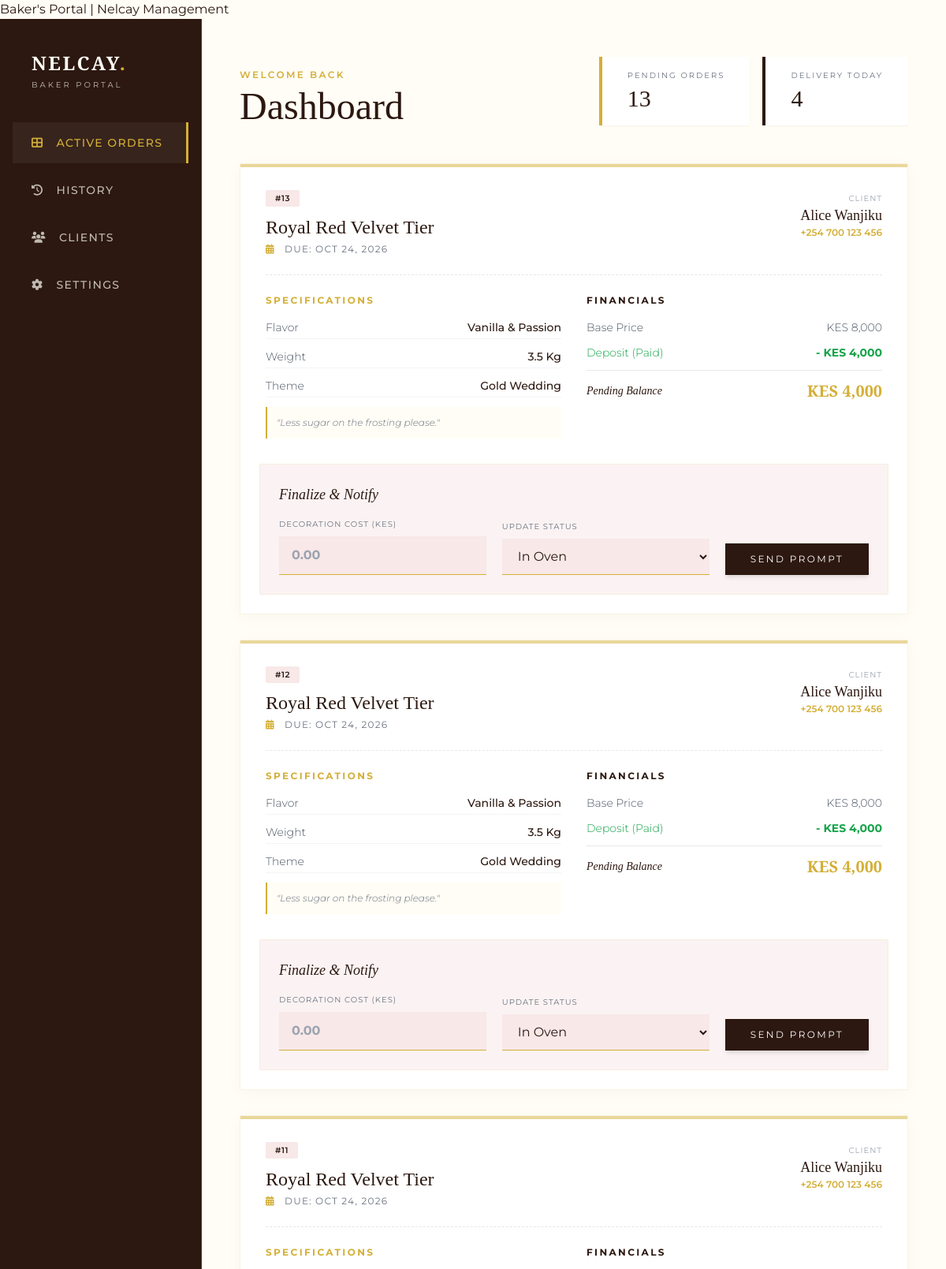
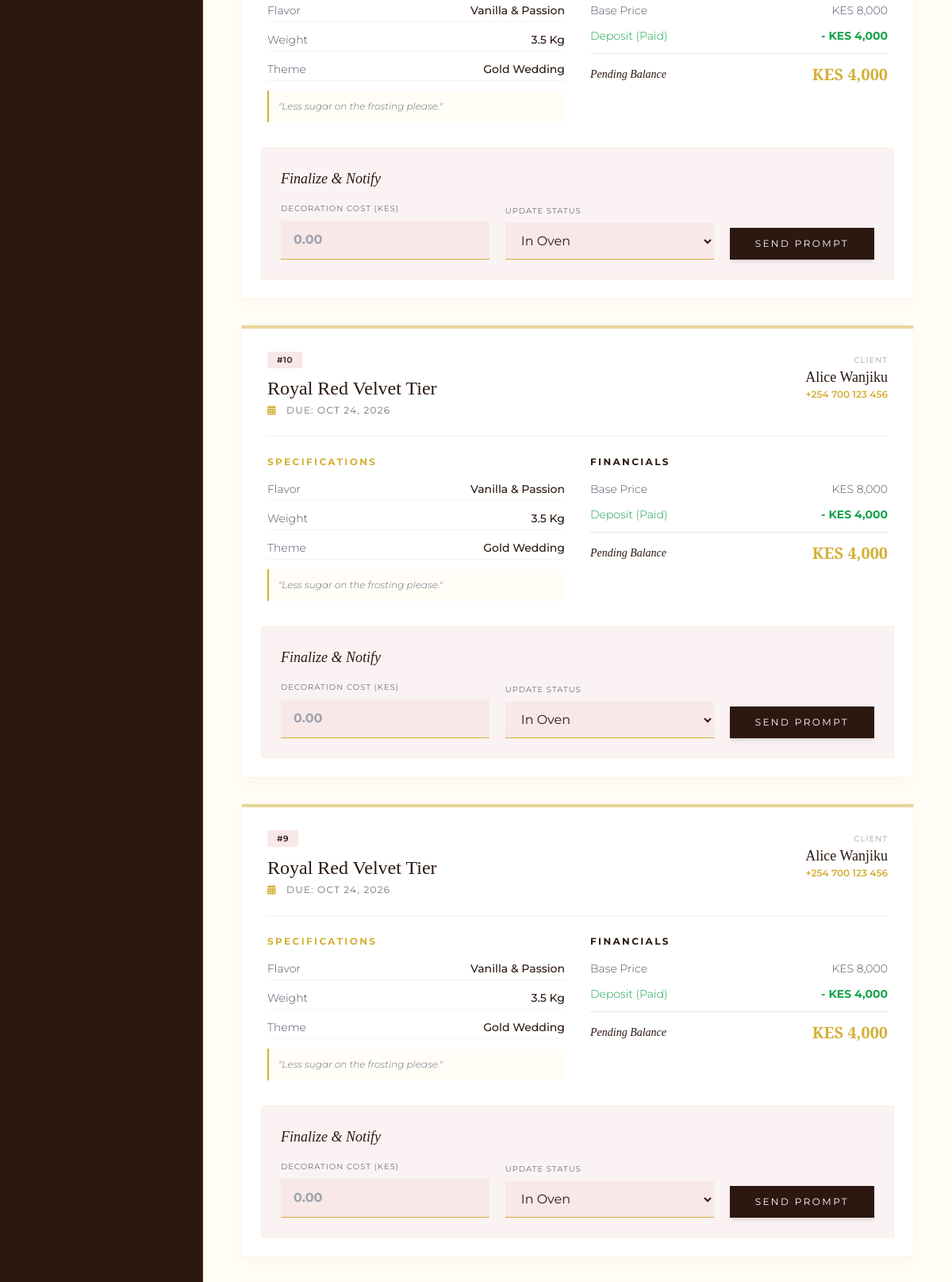
Page /baker_portal/ (upper part) on the committed database (2 pictures, top to bottom).
### system/models.py (models this page shows, shortened)
class OrderHere(models.Model):
    first_name = models.CharField(max_length=50)
    middle_name = models.CharField(max_length=50, blank=True)
    last_name = models.CharField(max_length=50)
    email_address = models.EmailField(max_length=100)
    phone_number = models.CharField(max_length=15)
    whatsapp_number = models.CharField(max_length=15)
    residence = models.CharField(choices=RESIDENCE_CHOICES, max_length=50)
    pastry = models.CharField(choices=PASTRY_CHOICES, max_length=50)
    occasion = models.CharField(choices=OCCASION_CHOICES, max_length=50)
    flavour = models.CharField(choices=FLAVOUR_CHOICES, max_length=50)
    measurement = models.CharField(choices=MEASUREMENT_CHOICES, max_length=6)
    quantity = models.DecimalField(max_digits=6, decimal_places=2)
    message = models.TextField()
    payment_status = models.CharField(max_length=20, default="Pending")
    created_at = models.DateTimeField(auto_now_add=True, null=True)

### system/views.py (the view)
# urls.py: path('baker_portal/', views.baker_portal, name='baker_portal'),
def baker_portal(request):
    today = timezone.now().date()
    active_orders = OrderHere.objects.all().order_by('-created_at')
    pending_count = active_orders.count()
    delivery_today_count = 0
    if hasattr(OrderHere, 'delivery_date'):
        delivery_today_count = active_orders.filter(delivery_date=today).count()
    elif hasattr(OrderHere, 'date_needed'):
        delivery_today_count = active_orders.filter(date_needed=today).count()
    context = {
        'orders': active_orders,
        'pending_orders_count': pending_count,
        'delivery_today_count': delivery_today_count,
    }
    return render(request, 'baker_portal.html', context)

### system/templates/baker_portal.html (shortened to what this page needs)
{% load static %}
{% block extra_head %}
<script src="https://cdn.tailwindcss.com"></script>
<link href="https://cdnjs.cloudflare.com/ajax/libs/font-awesome/6.4.0/css/all.min.css" rel="stylesheet">
{% endblock %}
{% block content %}
<div class="min-h-screen relative font-sans flex flex-col lg:flex-row">
    <aside class="hidden lg:flex flex-col w-64 bg-dark-cocoa text-cream border-r border-gold/20 fixed h-full z-20">
        <div class="p-10">
            <h1 class="text-2xl font-bold tracking-widest font-serif">NELCAY<span class="text-gold">.</span></h1>
            <p class="text-[10px] uppercase tracking-[0.3em] opacity-70 mt-1">Baker Portal</p>
        </div>
        <nav class="flex-1 px-4 space-y-2">
            <a href="#" class="sidebar-link active flex items-center gap-4 px-6 py-4 text-sm uppercase tracking-widest font-medium">
                <i class="fas fa-th-large text-gold"></i>
                <span>Active Orders</span>
            </a>
            <a href="#" class="sidebar-link flex items-center gap-4 px-6 py-4 text-sm uppercase tracking-widest font-medium opacity-70 hover:opacity-100">
                <i class="fas fa-history"></i>
                <span>History</span>
            </a>
            <a href="#" class="sidebar-link flex items-center gap-4 px-6 py-4 text-sm uppercase tracking-widest font-medium opacity-70 hover:opacity-100">
                <i class="fas fa-users"></i>
                <span>Clients</span>
            </a>
            <a href="#" class="sidebar-link flex items-center gap-4 px-6 py-4 text-sm uppercase tracking-widest font-medium opacity-70 hover:opacity-100">
                <i class="fas fa-cog"></i>
                <span>Settings</span>
            </a>
        </nav>
    </aside>
    <main class="flex-1 lg:ml-64 p-6 lg:p-12 bg-cream">
        <header class="flex flex-col md:flex-row justify-between items-start md:items-end mb-12 gap-6 animate-fade-in">
            <div>
                <p class="text-gold uppercase tracking-[0.2em] text-xs font-semibold mb-2">Welcome Back</p>
                <h2 class="text-4xl md:text-5xl font-serif text-dark-cocoa">Dashboard</h2>
            </div>
            <div class="flex gap-4">
                <div class="bg-white px-8 py-4 border-l-4 border-gold shadow-sm">
                    <p class="text-[10px] uppercase tracking-[0.2em] text-gray-500 mb-1">Pending Orders</p>
                    <p class="text-3xl font-serif text-dark-cocoa">{{ pending_orders_count|default:"12" }}</p>
                </div>
                <div class="bg-white px-8 py-4 border-l-4 border-dark-cocoa shadow-sm">
                    <p class="text-[10px] uppercase tracking-[0.2em] text-gray-500 mb-1">Delivery Today</p>
                    <p class="text-3xl font-serif text-dark-cocoa">{{ delivery_today_count|default:"4" }}</p>
                </div>
            </div>
        </header>
        <div class="grid grid-cols-1 xl:grid-cols-2 gap-8">
            {% for order in orders %}
            <div class="admin-card p-0 relative group animate-fade-in">
                <div class="h-1 w-full bg-gold/50"></div>
                <div class="p-8">
                    <div class="flex justify-between items-start mb-6 pb-6 border-b border-dashed border-gray-200">
                        <div>
                            <span class="status-badge bg-blush text-dark-cocoa px-3 py-1 rounded-sm">
                                #{{ order.id|default:"ORD-8821" }}
                            </span>
                            <h3 class="text-2xl font-serif text-dark-cocoa mt-3 group-hover:text-gold transition-colors">
                                {{ order.cake_name|default:"Royal Red Velvet Tier" }}
                            </h3>
                            <p class="text-xs uppercase tracking-widest mt-1 text-gray-500">
                                <i class="fas fa-calendar-alt mr-2 text-gold"></i> Due: {{ order.delivery_date|default:"Oct 24, 2026" }}
                            </p>
                        </div>
                        <div class="text-right">
                            <p class="text-[10px] uppercase tracking-widest text-gray-400">Client</p>
                            <p class="font-serif text-lg text-dark-cocoa">{{ order.client_name|default:"Alice Wanjiku" }}</p>
                            <a href="tel:{{ order.client_phone }}" class="text-xs font-semibold text-gold hover:text-dark-cocoa transition-colors">
                                {{ order.client_phone|default:"+254 700 123 456" }}
                            </a>
                        </div>
                    </div>
                    <div class="grid grid-cols-1 md:grid-cols-2 gap-8 mb-8">
                        <div>
                            <h4 class="text-xs uppercase tracking-[0.2em] font-bold text-gold mb-4">Specifications</h4>
                            <ul class="space-y-3 text-sm text-gray-600 font-light">
                                <li class="flex justify-between border-b border-gray-100 pb-1">
                                    <span>Flavor</span> <span class="font-medium text-dark-cocoa">{{ order.flavor|default:"Vanilla & Passion" }}</span>
                                </li>
                                <li class="flex justify-between border-b border-gray-100 pb-1">
                                    <span>Weight</span> <span class="font-medium text-dark-cocoa">{{ order.weight|default:"3.5 Kg" }}</span>
                                </li>
                                <li class="flex justify-between border-b border-gray-100 pb-1">
                                    <span>Theme</span> <span class="font-medium text-dark-cocoa">{{ order.theme|default:"Gold Wedding" }}</span>
                                </li>
                                <li class="mt-3 text-xs italic text-gray-500 bg-cream p-3 border-l-2 border-gold">
                                    "{{ order.custom_note|default:"Less sugar on the frosting please." }}"
                                </li>
                            </ul>
                        </div>
                        <div>
                            <h4 class="text-xs uppercase tracking-[0.2em] font-bold text-dark-cocoa mb-4">Financials</h4>
                            <ul class="space-y-3 text-sm text-gray-600 font-light">
                                <li class="flex justify-between">
                                    <span>Base Price</span> <span>KES {{ order.base_price|default:"8,000" }}</span>
                                </li>
                                <li class="flex justify-between text-green-600">
                                    <span>Deposit (Paid)</span> <span class="font-bold">- KES {{ order.deposit|default:"4,000" }}</span>
                                </li>
                                <li class="flex justify-between items-center pt-3 mt-2 border-t border-dark-cocoa/10">
                                    <span class="font-serif italic text-dark-cocoa">Pending Balance</span>
                                    <span class="text-xl font-serif font-bold text-gold">KES {{ order.balance|default:"4,000" }}</span>
                                </li>
                            </ul>
                        </div>
                    </div>
                    <form method="POST" action="{% url 'update_order' order.id %}" class="bg-blush/50 p-6 -mx-2 -mb-2 rounded-sm border border-gold/10">
                        <h4 class="font-serif italic text-lg text-dark-cocoa mb-4">Finalize & Notify</h4>
                        <div class="flex flex-col md:flex-row gap-5 items-end">
                            <div class="flex-1 w-full">
                                <label class="block text-[10px] uppercase tracking-widest text-gray-500 mb-2">Decoration Cost (KES)</label>
                                <input type="number" name="decoration_cost" placeholder="0.00" class="w-full input-elegant py-3 px-4 text-dark-cocoa font-bold placeholder-gray-400">
                            </div>
                            <div class="flex-1 w-full">
                                <label class="block text-[10px] uppercase tracking-widest text-gray-500 mb-2">Update Status</label>
                                <select name="status" class="w-full input-elegant py-3 px-4 text-dark-cocoa bg-transparent">
                                    <option value="processing">In Oven</option>
                                </select>
                            </div>
                            <button type="submit" name="action" value="send_prompt" class="w-full md:w-auto px-8 py-3 bg-dark-cocoa text-white uppercase text-xs tracking-[0.2em] hover:bg-gold transition-all duration-500 shadow-md hover:shadow-lg">
                                Send Prompt
                            </button>
                        </div>
                    </form>
                </div>
            </div>
            {% endfor %}
        </div>
    </main>
</div>
{% endblock %}

### system/templates/baker_portal.html (style rules this page uses)
.admin-card { background: white; border: 1px solid rgba(212, 175, 55, 0.15); box-shadow: 0 4px 20px rgba(44, 24, 16, 0.03); transition: transform 0.4s cubic-bezier(0.175, 0.885, 0.32, 1.275), box-shadow 0.3s ease; }
.sidebar-link { position: relative; transition: all 0.3s ease; border-right: 3px solid transparent; }
.sidebar-link:hover, .sidebar-link.active { background-color: rgba(255, 255, 255, 0.05); color: #D4AF37; border-right-color: #D4AF37; }
.input-elegant { background: #F8E8E8; border: none; border-bottom: 1px solid #D4AF37; color: #2C1810; transition: all 0.3s ease; }
.status-badge { font-family: 'Montserrat', sans-serif; letter-spacing: 0.05em; text-transform: uppercase; font-size: 0.65rem; font-weight: 600; }

### rows in the picture
OrderHere: id "13", cake_name "Royal Red Velvet Tier", delivery_date "OCT 24, 2026", client_name "Alice Wanjiku", client_phone "+254 700 123 456", flavor "Vanilla & Passion", weight "3.5 Kg", theme "Gold Wedding", custom_note "Less sugar on the frosting please.", base_price "8,000", deposit "4,000", balance "4,000"
OrderHere: id "12", cake_name "Royal Red Velvet Tier", delivery_date "OCT 24, 2026", client_name "Alice Wanjiku", client_phone "+254 700 123 456", flavor "Vanilla & Passion", weight "3.5 Kg", theme "Gold Wedding", custom_note "Less sugar on the frosting please.", base_price "8,000", deposit "4,000", balance "4,000"
OrderHere: id "11", cake_name "Royal Red Velvet Tier", delivery_date "OCT 24, 2026", client_name "Alice Wanjiku", client_phone "+254 700 123 456", flavor "Vanilla & Passion", weight "3.5 Kg", theme "Gold Wedding", custom_note "Less sugar on the frosting please.", base_price "8,000", deposit "4,000", balance "4,000"
OrderHere: id "10", cake_name "Royal Red Velvet Tier", delivery_date "OCT 24, 2026", client_name "Alice Wanjiku", client_phone "+254 700 123 456", flavor "Vanilla & Passion", weight "3.5 Kg", theme "Gold Wedding", custom_note "Less sugar on the frosting please.", base_price "8,000", deposit "4,000", balance "4,000"
OrderHere: id "9", cake_name "Royal Red Velvet Tier", delivery_date "OCT 24, 2026", client_name "Alice Wanjiku", client_phone "+254 700 123 456", flavor "Vanilla & Passion", weight "3.5 Kg", theme "Gold Wedding", custom_note "Less sugar on the frosting please.", base_price "8,000", deposit "4,000", balance "4,000"

### other values in the picture
{{ pending_orders_count|default:"12" }} "13"
{{ delivery_today_count|default:"4" }} "4"
